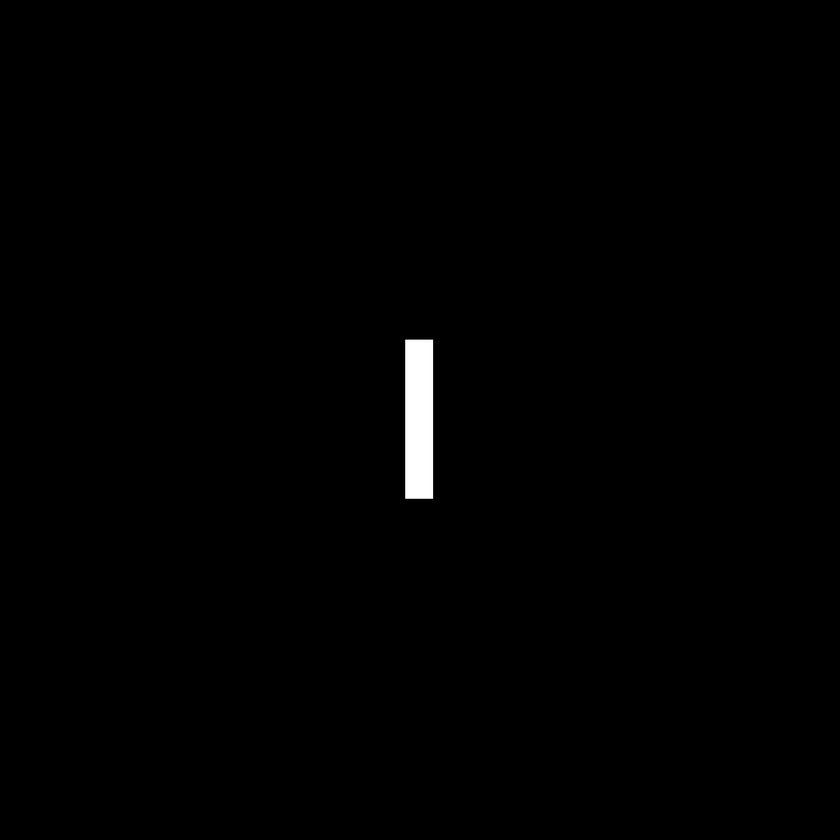
#> input picture 频率域滤波/image/Fig0424(a)(rectangle).tif, 840 x 840 px, shrunk from 1024 x 1024 before the run
$ jupyter execute FFT.ipynb
#> lines starting #> are read from the running program, lines starting #| are printed output that depends on the picture
### 频率域滤波/lowpass_filtering.py
import numpy as np

#高斯低通滤波器
def GLPF(img:np.ndarray, D0:int):
    H = np.empty_like(img, float)
    m, n = img.shape[0] / 2, img.shape[1] / 2
    for y in range(img.shape[0]):
        for x in range(img.shape[1]):
            D = np.sqrt(np.power(x - n, 2) + np.power(y - m, 2))
            H[y, x] = np.exp(-np.power(D, 2) / (2 * np.power(D0, 2)))
    return H

# [18 lines left out: functions ILPF, BLPF, not called in this run]

### 频率域滤波/highpass_filtering.py
import numpy as np


#高斯低通滤波器
def GHPF(img:np.ndarray, D0:int):
    H = np.empty_like(img, float)
    m, n = img.shape[0] / 2, img.shape[1] / 2
    for y in range(img.shape[0]):
        for x in range(img.shape[1]):
            D = np.sqrt(np.power(x - n, 2) + np.power(y - m, 2))
            H[y, x] = np.exp(-np.power(D, 2) / (2 * np.power(D0, 2)))
    return 1 - H

# [18 lines left out: functions IHPF, BHPF, not called in this run]


def equalize_hist(img:np.ndarray, hist:np.ndarray):
    pr = hist / hist.sum()
    s = np.zeros(pr.shape[0])
    for i in range(s.shape[0]):
        s[i] = img.max() * pr[:i + 1].sum()
    global_hist_img = s[img]
    return global_hist_img.astype(int)

def image_hist(img: np.ndarray):
    hist = np.zeros(img.max() + 1)
    img_f = img.flatten()
    for i in range(img_f.shape[0]):
        hist[img_f[i]] += 1
    return hist

### 频率域滤波/FFT.ipynb
# 频率域滤波

[cell 1]
import cv2 as cv
import matplotlib.pyplot as plt
import numpy as np
import seaborn as sns
import lowpass_filtering as lpf
import highpass_filtering as hpf

[cell 2]
img = cv.imread('./image/Fig0424(a)(rectangle).tif', cv.IMREAD_GRAYSCALE)
#> img is the input picture: shape (840, 840); min 0, max 255, mean 1.6
plt.imshow(img, cmap='gray')

## 傅里叶谱

[cell 3]
_, axe = plt.subplots(1, 4, figsize = (15, 8))

#原图片
img = np.asarray(img)
axe[0].imshow(img, cmap='gray')

#傅里叶频谱
img_fft = np.fft.fft2(img)
axe[1].imshow(np.abs(img_fft), cmap='gray')

#中心化后的频谱
img_temp = np.zeros(img.shape)
for i in range(img.shape[0]):
    for j in range(img.shape[1]):
        img_temp[i][j] = img[i][j] * np.power(-1, i + j)
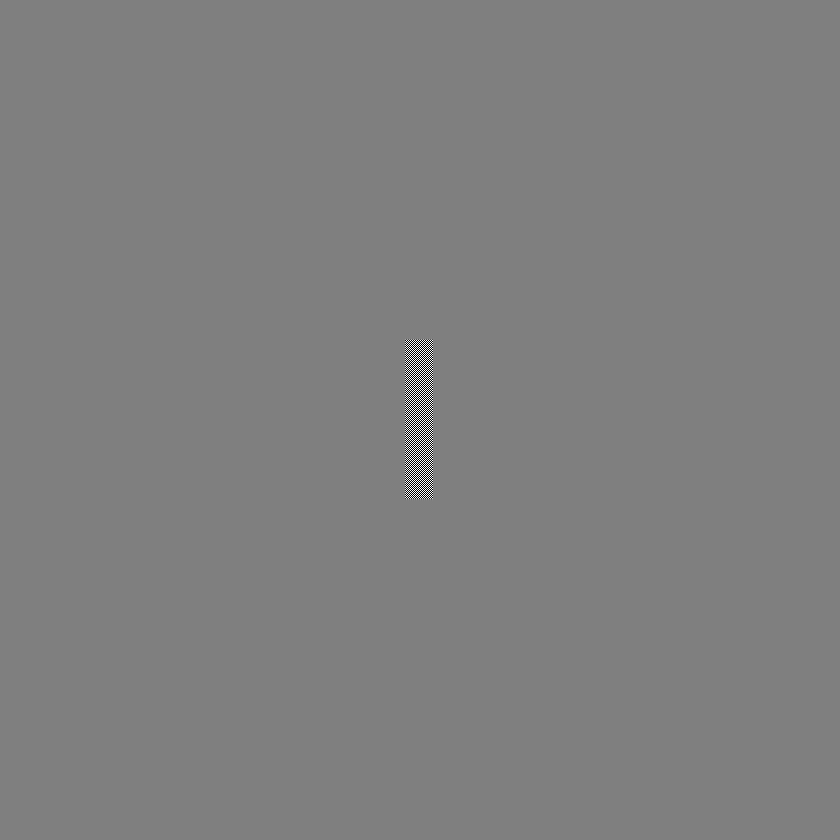
#> img_temp: shape (840, 840) float64; min -255, max 255, mean 0; drawn with min black and max white

img_temp_fft = np.fft.fft2(img_temp)
axe[2].imshow(np.abs(img_temp_fft), cmap='gray')

#对数变换后的结果
c = 1
axe[3].imshow(c * np.log(1 + np.abs(img_temp_fft)))

## 低通滤波器

[cell 4]
img = cv.imread('./image/Fig0450(a)(woman_original).tif', cv.IMREAD_GRAYSCALE)
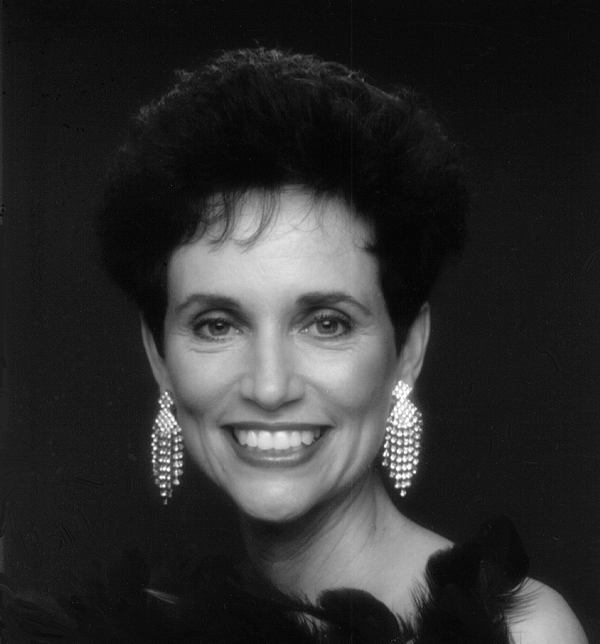
#> input picture 频率域滤波/image/Fig0450(a)(woman_original).tif, 600 x 644 px, shrunk from 732 x 785 before the run
#> img is the input picture: shape (644, 600); min 1, max 255, mean 46.4
plt.imshow(img, cmap = 'gray')

[cell 5]
#傅里叶频谱
img_fft = np.fft.fft2(img)
img_fft = np.fft.fftshift(img_fft)
plt.imshow(np.log(1 + np.abs(img_fft)))

### 高斯低通滤波器

[cell 6]
_, axe  = plt.subplots(1, 5, figsize=(15, 8))
axe[0].imshow(img, cmap='gray')
axe[1].imshow(np.log(1 + np.abs(img_fft)), cmap = 'gray')

D0 = 150
H = lpf.GLPF(img, D0)
#> after the loop in GLPF, `for y in range(img.shape[0]):`:
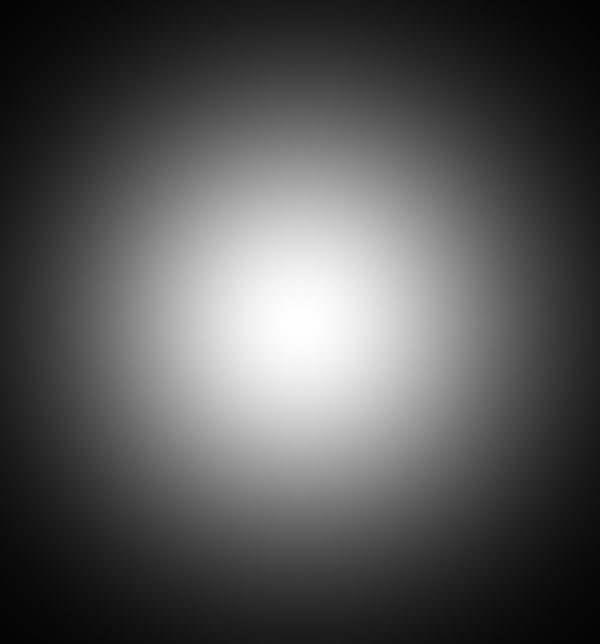
#> H: shape (644, 600) float64; min 0.0135, max 1, mean 0.338
#H = lpf.ILPF(img, D0)
#H = lpf.BLPF(img, D0, 2) #这里的巴特沃斯滤波器实现效果不佳，并非算法本身原因
#频率域滤波器
axe[2].imshow(np.log(1 + H), cmap = 'gray')
img_result = H * img_fft

axe[3].imshow(np.log(1 + np.abs(img_result)), cmap = 'gray')

img_result = np.fft.ifftshift(img_result)
img_result = np.fft.ifft2(img_result)
img_result = np.real(img_result)
axe[4].imshow(img_result, cmap = 'gray')
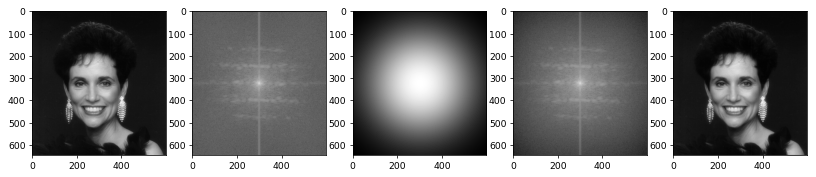
#> figure drawn by matplotlib, 5 panels

## 高通滤波器

[cell 7]
img = cv.imread('./image/Fig0459(a)(orig_chest_xray).tif', cv.IMREAD_GRAYSCALE)
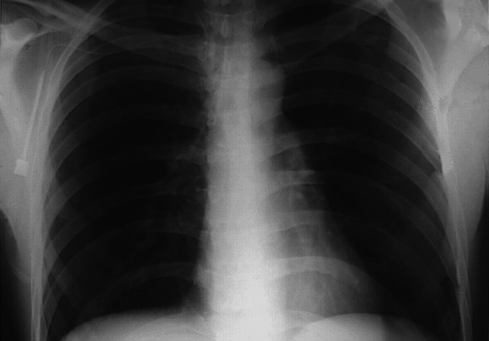
#> input picture 频率域滤波/image/Fig0459(a)(orig_chest_xray).tif, 489 x 341 px, shrunk from 596 x 416 before the run
#> img is the input picture: shape (341, 489); min 4, max 222, mean 59.9
plt.imshow(img, cmap='gray')

[cell 8]
_, axe = plt.subplots(3, 3,figsize = (15, 8))
axe[0, 0].imshow(img, cmap = 'gray')

img_fft = np.fft.fft2(img)
img_fft = np.fft.fftshift(img_fft)
axe[0 , 1].imshow(np.log(np.abs(img_fft) + 1), cmap = 'gray')

D0 = 150
H = hpf.GHPF(img, D0)
#> after the loop in GHPF, `for y in range(img.shape[0]):`:
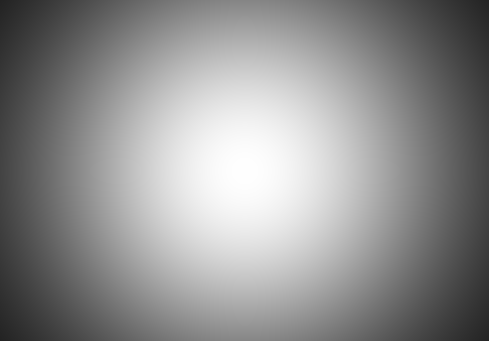
#> H: shape (341, 489) float64; min 0.139, max 1, mean 0.566
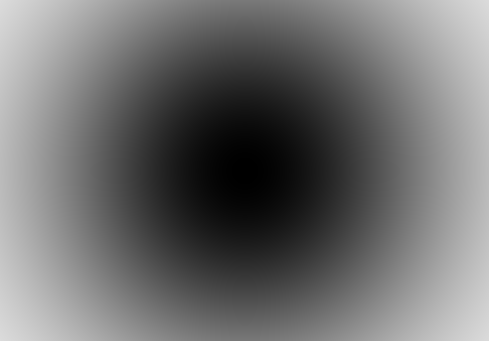
#> H: shape (341, 489) float64; min 1.11e-05, max 0.861, mean 0.434
#H = hpf.IHPF(img, D0)
#H = hpf.BHPF(img, D0, 2) #这里的巴特沃斯滤波器实现效果不佳，并非算法本身原因
#频率域滤波器
axe[0, 2].imshow(np.log(1 + H), cmap = 'gray')
img_result = H * img_fft

axe[1, 0].imshow(np.log(1 + np.abs(img_result)), cmap = 'gray')

img_result = np.fft.ifftshift(img_result)
img_result = np.fft.ifft2(img_result)
img_result = np.real(img_result)
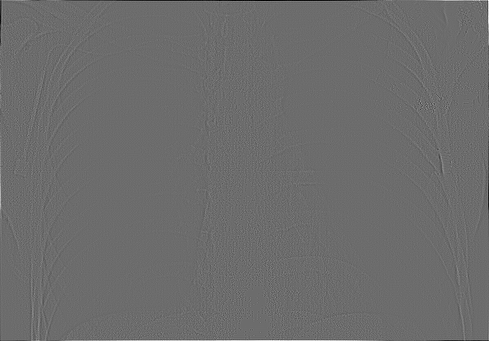
#> img_result: shape (341, 489) float64; min -18.05, max 24.25, mean 0; drawn with min black and max white
axe[1, 1].imshow(img_result, cmap = 'gray')
axe[1, 2].imshow(img_result + img, cmap = 'gray')

img_f = (img_result + img).astype(int)
for i in range(img_f.shape[0]):
    for j in range(img_f.shape[1]):
        if (img_f[i, j] < 0): img_f[i, j] = 0
#> img_f: shape (341, 489) int64; min 0, max 233, mean 59.4

img_f = hpf.equalize_hist(img_f, hpf.image_hist(img_f))
#> after the loop in image_hist, `for i in range(img_f.shape[0]):`: hist = 234 values, max 8392 at index 10, min 0 at index 225, mean 712.6
#> in equalize_hist, `pr = hist / hist.sum()`: pr = 234 values, max 0.0503 at index 10, min 0 at index 225, mean 0.00427
#> after the loop in equalize_hist, `for i in range(s.shape[0]):`: s = 234 values from 0.169 to 233
#> in equalize_hist, `global_hist_img = s[img]`:
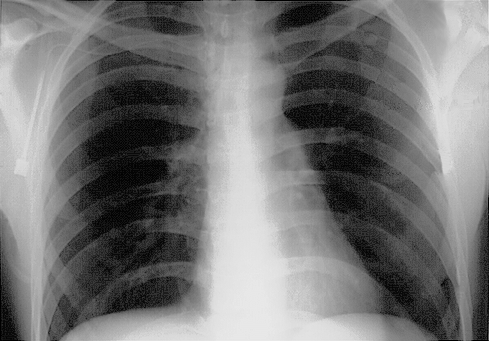
#> global_hist_img: shape (341, 489) float64; min 0.169, max 233, mean 118.4
axe[2, 0].imshow(img_f, cmap = 'gray')
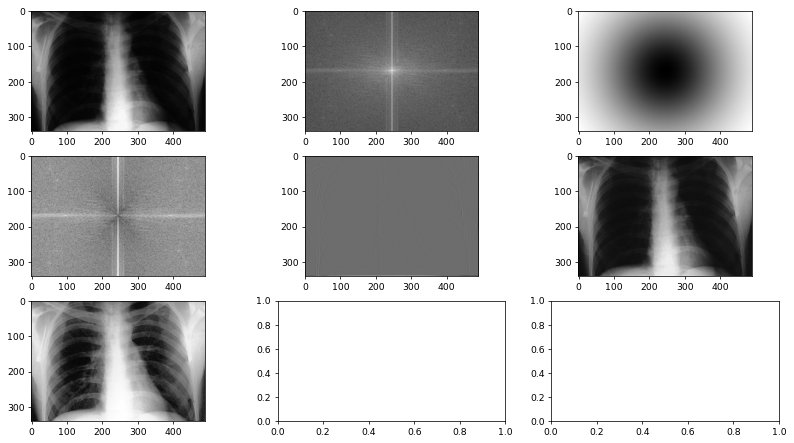
#> figure drawn by matplotlib, 7 panels
